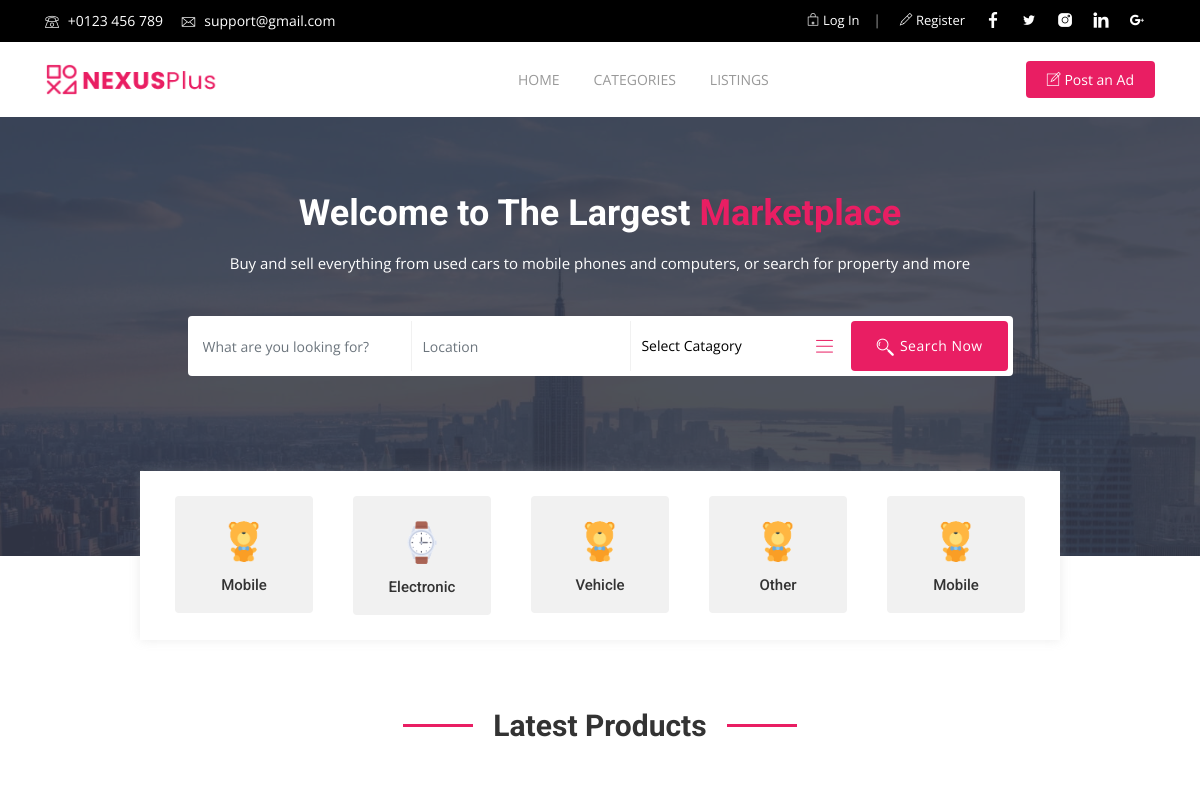
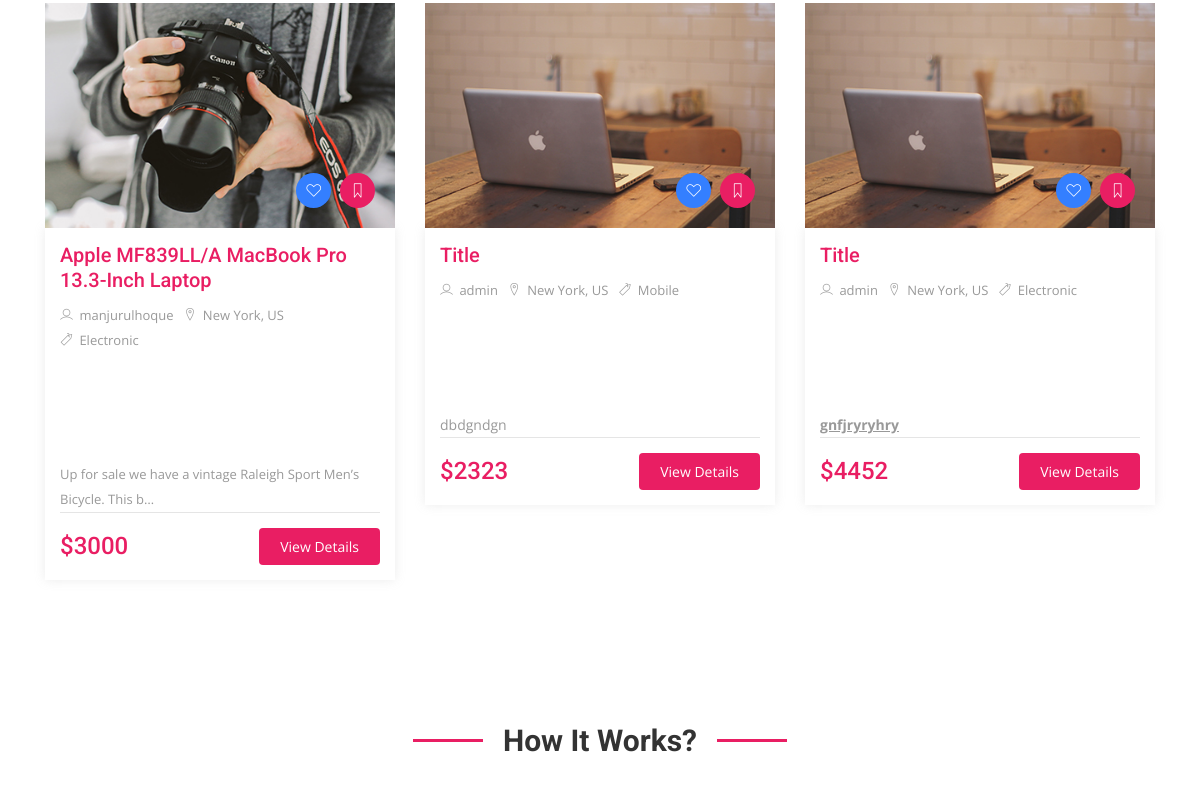
The app's page / (upper part), older data (2 pictures, top to bottom).
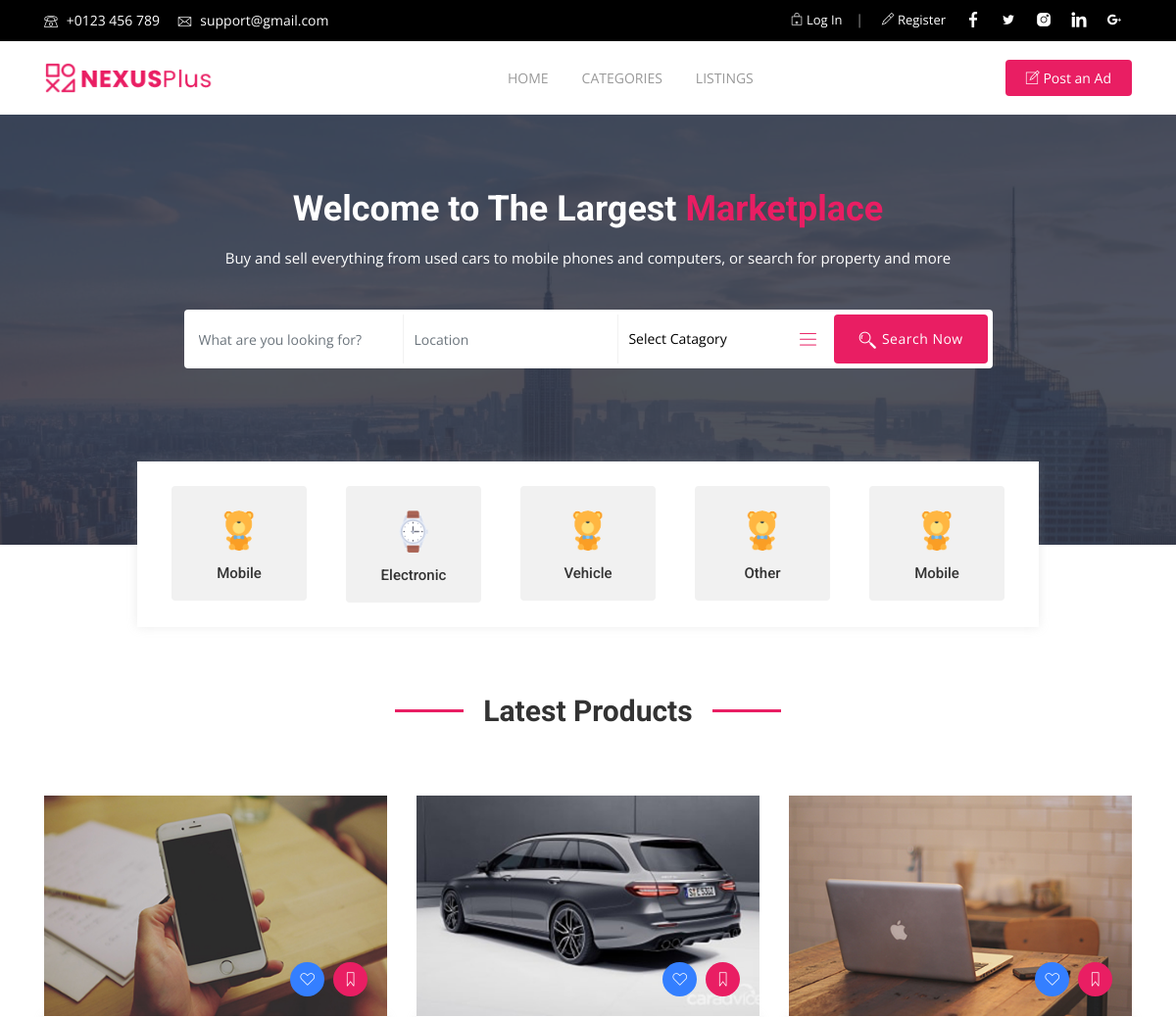
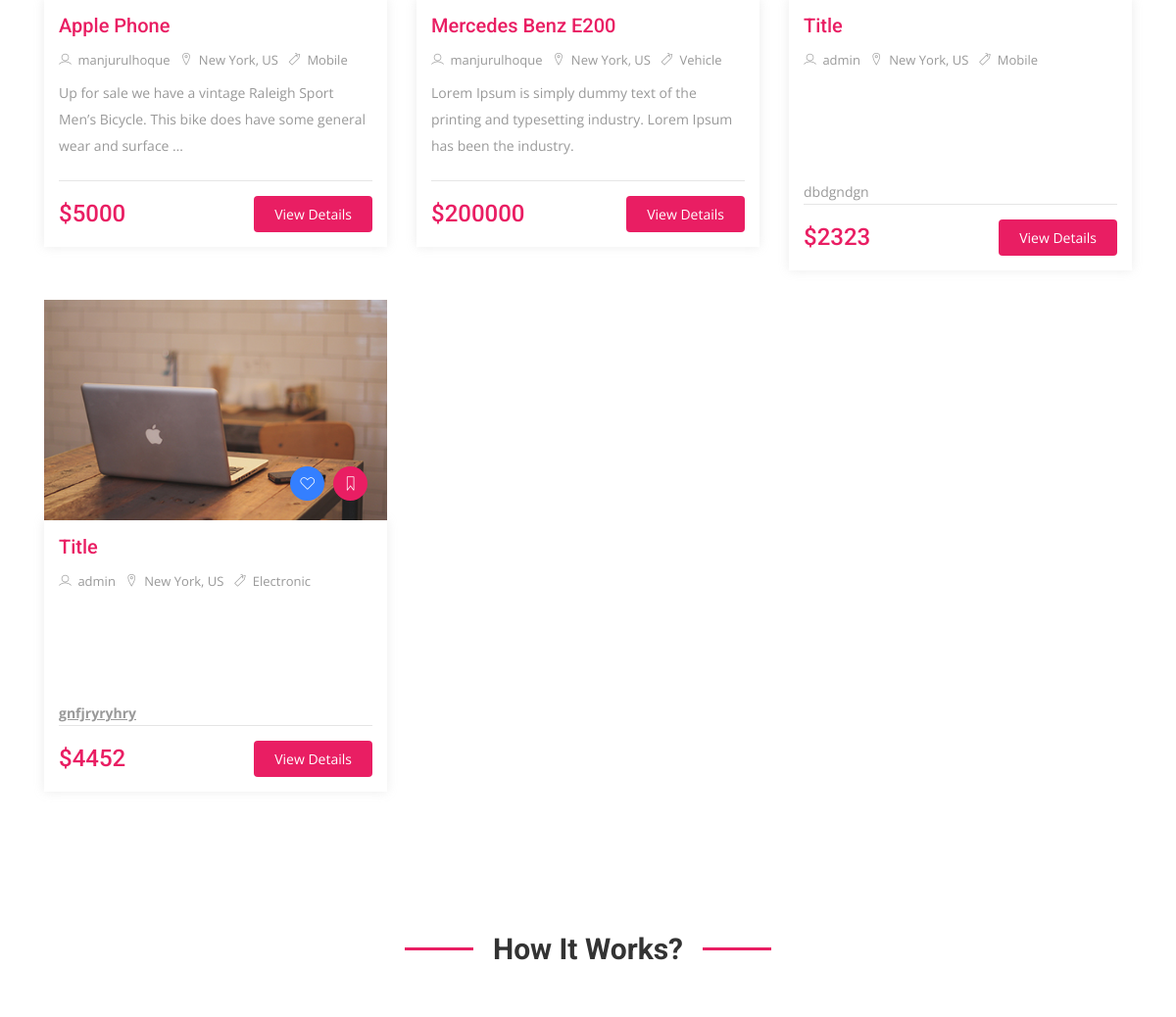
The same page, newer data (2 pictures, top to bottom).
### core/models.py (models this page shows, shortened)
class Category(models.Model):
    class Meta:
        verbose_name = "Category"
        verbose_name_plural = "Categories"
    title = models.CharField(max_length=255)
    image = models.ImageField(verbose_name="Category Image", upload_to="category_images",
                              default="category_images/default.png")

class Ad(models.Model):
    user = models.ForeignKey(User, on_delete=models.CASCADE)
    category = models.ForeignKey(Category, on_delete=models.CASCADE)
    title = models.CharField(max_length=255, verbose_name="Ad title")
    price = models.IntegerField(verbose_name="Ad price")
    description = models.TextField(verbose_name="Ad description")
    featured = models.BooleanField(default=False)
    status = models.IntegerField(default=1)
    created_at = models.DateTimeField(auto_now=True)
    tags = TaggableManager()
    @property
    def first_image_or_default(self):
        return self.ad_images.all()[0].image.url if self.ad_images.count() > 0 else "/media/ad_images/default.jpg"

class AdImage(models.Model):
    ad = models.ForeignKey(Ad, on_delete=models.CASCADE, related_name="ad_images")
    image = models.ImageField(verbose_name="Ad image", upload_to="ad_images")

### accounts/models.py (models this page shows, shortened)
class User(AbstractUser):
    username = models.CharField(
        'username',
        max_length=50,
        unique=True,
        help_text='Required. 50 characters or fewer. Letters, digits and @/./+/-/_ only.',
        error_messages={
            'unique': "A user with that username already exists.",
        },
    )
    email = models.EmailField(unique=True, blank=False,
                              error_messages={
                                  'unique': "A user with that email already exists.",
                              })
    about = models.TextField(blank=True)
    phone = models.CharField(max_length=20, blank=True, verbose_name="Contact number")
    USERNAME_FIELD = "email"
    REQUIRED_FIELDS = ["username"]

### core/views.py (the view)
# urls.py: path('', IndexView.as_view(), name="home"),
class IndexView(ListView):
    template_name = "index.html"
    model = Ad
    context_object_name = "ads"
    def get_queryset(self):
        return self.model.objects.select_related("user").select_related("category").order_by("-created_at")[:6]
    def get_context_data(self, **kwargs):
        context = super(IndexView, self).get_context_data(**kwargs)
        context['categories'] = Category.objects.all()
        context['featured_products'] = Ad.objects.filter(featured=True)
        return context

### templates/index.html (shortened to what the changed rows need)
{% extends 'base.html' %}
{% block content %}
    <div id="hero-area">
        <div class="container">
            <div class="row justify-content-center">
                <div class="col-md-12 col-lg-9 col-xs-12 text-center">
                    <div class="contents">
                        <h1 class="head-title">Welcome to The Largest <span class="year">Marketplace</span></h1>
                    </div>
                </div>
            </div>
        </div>
    </div>
    <section id="categories">
        <div class="container">
            <div class="row justify-content-center">
                <div class="col-lg-10 col-md-12 col-xs-12">
                    <div id="categories-icon-slider" class="categories-wrapper owl-carousel owl-theme">
                        {% for category in categories %}
                            <div class="item">
                                <a href="#">
                                    <div class="category-icon-item">
                                        <div class="icon-box">
                                            <div class="icon">
                                                <img src="{{ category.image.url }}" alt="">
                                            </div>
                                            <h4>{{ category.title }}</h4>
                                        </div>
                                    </div>
                                </a>
                            </div>
                        {% endfor %}
                    </div>
                </div>
            </div>
        </div>
    </section>
    <section class="featured section-padding">
        <div class="container">
            <h1 class="section-title">Latest Products</h1>
            <div class="row">
                {% for ad in ads %}
                    <div class="col-xs-6 col-sm-6 col-md-6 col-lg-4">
                        <div class="featured-box">
                            <figure>
                                <div class="icon">
                                    <span class="bg-green"><i class="lni-heart"></i></span>
                                    <span><i class="lni-bookmark"></i></span>
                                </div>
                                <a href="#">
                                    <img class="img-fluid" style="width: 350px; max-height: 225px"
                                                 src="{{ ad.first_image_or_default }}" alt="">
                                </a>
                            </figure>
                            <div class="feature-content">
                                <h4><a href="{% url 'ads:ad.details' ad.id %}">{{ ad.title }}</a></h4>
                                <div class="meta-tag">
                                    <span>
                                        <a href="#"><i class="lni-user"></i> {{ ad.user.username }}</a>
                                    </span>
                                    <span>
                                        <a href="#"><i class="lni-map-marker"></i> New York, US</a>
                                    </span>
                                    <span>
                                        <a href="#"><i class="lni-tag"></i> {{ ad.category.title }}</a>
                                    </span>
                                </div>
                                <p class="dsc" style="min-width: 320px; min-height: 80px">{{ ad.description|safe|truncatechars:110 }}</p>
                                <div class="listing-bottom">
                                    <h3 class="price float-left">${{ ad.price }}</h3>
                                    <a href="{% url 'ads:ad.details' ad.id %}" class="btn btn-common float-right">View
                                        Details</a>
                                </div>
                            </div>
                        </div>
                    </div>
                {% endfor %}
            </div>
        </div>
    </section>
{% endblock %}

Row changes from the older to the newer data that the page shows:
removed Ad: first_image_or_default (picture), title "Apple MF839LL/A MacBook Pro 13.3-Inch Laptop", user.username "manjurulhoque", category "Electronic", description "Up for sale we have a vintage Raleigh Sport Men’s Bicycle. This b…", price "3000"
added Ad: first_image_or_default (picture), title "Apple Phone", user.username "manjurulhoque", category "Mobile", description "Up for sale we have a vintage Raleigh Sport Men’s Bicycle. This bike does have some general wear and surface …", price "5000"
added Ad: first_image_or_default (picture), title "Mercedes Benz E200", user.username "manjurulhoque", category "Vehicle", description "Lorem Ipsum is simply dummy text of the printing and typesetting industry. Lorem Ipsum has been the industry.", price "200000"
